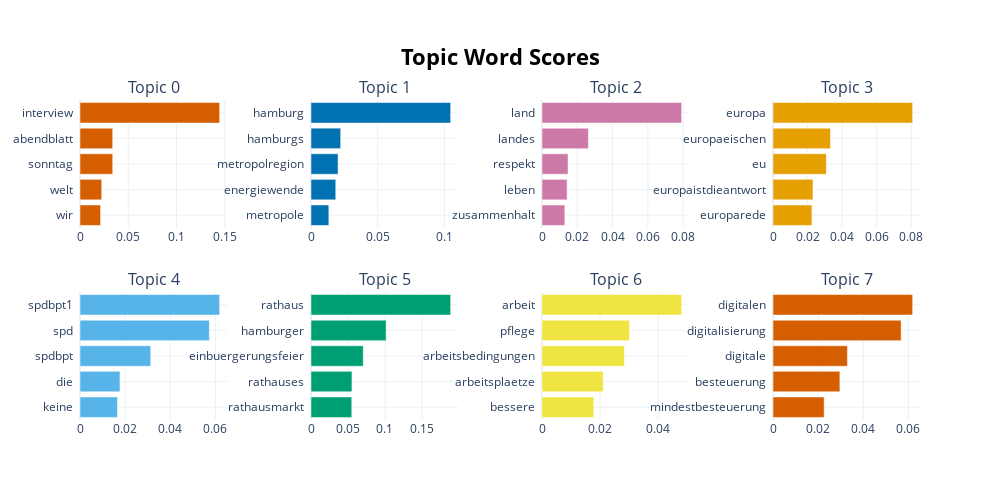

Source (notebook cell):
### Code cell
# Show the 8 best topics
model.visualize_barchart()

### Figure 1 — Plotly figure (JSON) as saved in the notebook; plotly's stock layout.template omitted (floating-point values rounded to 4 significant figures)
{"data": [{"marker": {"color": "#D55E00"}, "orientation": "h", "type": "bar", "x": [0.02133, 0.0225, 0.0339, 0.03391, 0.1447], "xaxis": "x", "y": ["wir  ", "welt  ", "sonntag  ", "abendblatt  ", "interview  "], "yaxis": "y"}, {"marker": {"color": "#0072B2"}, "orientation": "h", "type": "bar", "x": [0.01337, 0.01856, 0.02027, 0.02224, 0.1047], "xaxis": "x2", "y": ["metropole  ", "energiewende  ", "metropolregion  ", "hamburgs  ", "hamburg  "], "yaxis": "y2"}, {"marker": {"color": "#CC79A7"}, "orientation": "h", "type": "bar", "x": [0.01295, 0.01424, 0.01477, 0.02632, 0.07918], "xaxis": "x3", "y": ["zusammenhalt  ", "leben  ", "respekt  ", "landes  ", "land  "], "yaxis": "y3"}, {"marker": {"color": "#E69F00"}, "orientation": "h", "type": "bar", "x": [0.02253, 0.02312, 0.03086, 0.03322, 0.0808], "xaxis": "x4", "y": ["europarede  ", "europaistdieantwort  ", "eu  ", "europaeischen  ", "europa  "], "yaxis": "y4"}, {"marker": {"color": "#56B4E9"}, "orientation": "h", "type": "bar", "x": [0.01659, 0.01771, 0.03135, 0.05732, 0.06189], "xaxis": "x5", "y": ["keine  ", "die  ", "spdbpt  ", "spd  ", "spdbpt1  "], "yaxis": "y5"}, {"marker": {"color": "#009E73"}, "orientation": "h", "type": "bar", "x": [0.05508, 0.05533, 0.07064, 0.1015, 0.1888], "xaxis": "x6", "y": ["rathausmarkt  ", "rathauses  ", "einbuergerungsfeier  ", "hamburger  ", "rathaus  "], "yaxis": "y6"}, {"marker": {"color": "#F0E442"}, "orientation": "h", "type": "bar", "x": [0.01784, 0.02109, 0.02838, 0.03016, 0.04812], "xaxis": "x7", "y": ["bessere  ", "arbeitsplaetze  ", "arbeitsbedingungen  ", "pflege  ", "arbeit  "], "yaxis": "y7"}, {"marker": {"color": "#D55E00"}, "orientation": "h", "type": "bar", "x": [0.02265, 0.02962, 0.03295, 0.05675, 0.06185], "xaxis": "x8", "y": ["mindestbesteuerung  ", "besteuerung  ", "digitale  ", "digitalisierung  ", "digitalen  "], "yaxis": "y8"}], "layout": {"annotations": [{"font": {"size": 16}, "showarrow": false, "text": "Topic 0", "x": 0.0875, "xanchor": "center", "xref": "paper", "y": 1, "yanchor": "bottom", "yref": "paper"}, {"font": {"size": 16}, "showarrow": false, "text": "Topic 1", "x": 0.3625, "xanchor": "center", "xref": "paper", "y": 1, "yanchor": "bottom", "yref": "paper"}, {"font": {"size": 16}, "showarrow": false, "text": "Topic 2", "x": 0.6375, "xanchor": "center", "xref": "paper", "y": 1, "yanchor": "bottom", "yref": "paper"}, {"font": {"size": 16}, "showarrow": false, "text": "Topic 3", "x": 0.9125, "xanchor": "center", "xref": "paper", "y": 1, "yanchor": "bottom", "yref": "paper"}, {"font": {"size": 16}, "showarrow": false, "text": "Topic 4", "x": 0.0875, "xanchor": "center", "xref": "paper", "y": 0.4, "yanchor": "bottom", "yref": "paper"}, {"font": {"size": 16}, "showarrow": false, "text": "Topic 5", "x": 0.3625, "xanchor": "center", "xref": "paper", "y": 0.4, "yanchor": "bottom", "yref": "paper"}, {"font": {"size": 16}, "showarrow": false, "text": "Topic 6", "x": 0.6375, "xanchor": "center", "xref": "paper", "y": 0.4, "yanchor": "bottom", "yref": "paper"}, {"font": {"size": 16}, "showarrow": false, "text": "Topic 7", "x": 0.9125, "xanchor": "center", "xref": "paper", "y": 0.4, "yanchor": "bottom", "yref": "paper"}], "height": 500, "hoverlabel": {"bgcolor": "white", "font": {"family": "Rockwell", "size": 16}}, "showlegend": false, "title": {"font": {"color": "Black", "size": 22}, "text": "<b>Topic Word Scores", "x": 0.5, "xanchor": "center", "yanchor": "top"}, "width": 1000, "xaxis": {"anchor": "y", "domain": [0, 0.175], "showgrid": true}, "xaxis2": {"anchor": "y2", "domain": [0.275, 0.45], "showgrid": true}, "xaxis3": {"anchor": "y3", "domain": [0.55, 0.725], "showgrid": true}, "xaxis4": {"anchor": "y4", "domain": [0.825, 1], "showgrid": true}, "xaxis5": {"anchor": "y5", "domain": [0, 0.175], "showgrid": true}, "xaxis6": {"anchor": "y6", "domain": [0.275, 0.45], "showgrid": true}, "xaxis7": {"anchor": "y7", "domain": [0.55, 0.725], "showgrid": true}, "xaxis8": {"anchor": "y8", "domain": [0.825, 1], "showgrid": true}, "yaxis": {"anchor": "x", "domain": [0.6, 1], "showgrid": true}, "yaxis2": {"anchor": "x2", "domain": [0.6, 1], "showgrid": true}, "yaxis3": {"anchor": "x3", "domain": [0.6, 1], "showgrid": true}, "yaxis4": {"anchor": "x4", "domain": [0.6, 1], "showgrid": true}, "yaxis5": {"anchor": "x5", "domain": [0, 0.4], "showgrid": true}, "yaxis6": {"anchor": "x6", "domain": [0, 0.4], "showgrid": true}, "yaxis7": {"anchor": "x7", "domain": [0, 0.4], "showgrid": true}, "yaxis8": {"anchor": "x8", "domain": [0, 0.4], "showgrid": true}}}
